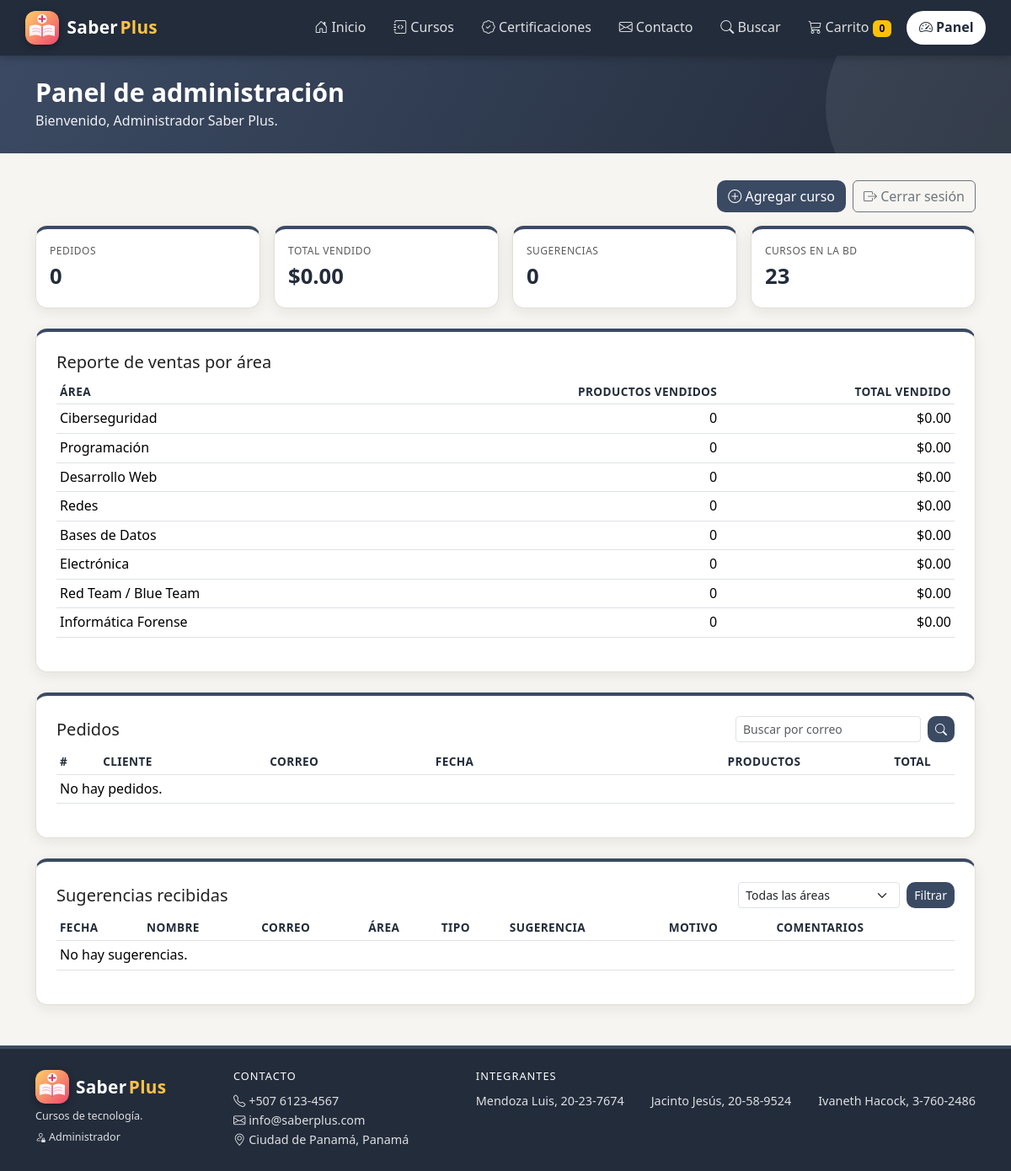
Screenshot of /php/panelAdmin.php (signed in) with the database file from the repository.
### tables this page shows
CREATE TABLE areas (
  idArea INT PRIMARY KEY,
  codigo VARCHAR(30) NOT NULL UNIQUE,
  nombre VARCHAR(60) NOT NULL,
  pagina VARCHAR(60) NOT NULL,
  color VARCHAR(10) NOT NULL
);

### php/funciones.php (called while the page is built, shortened)
<?php
function e($texto)
{
    return htmlspecialchars((string) $texto, ENT_QUOTES, "UTF-8");
}

### php/panelAdmin.php (the view, shortened to what this page needs)
<?php
require "conexion.php";
require "funciones.php";
$resumen = $conexion->query("SELECT
    (SELECT COUNT(*) FROM pedidos) AS pedidos,
    (SELECT IFNULL(SUM(total), 0) FROM pedidos) AS ventas,
    (SELECT COUNT(*) FROM contactos) AS sugerencias,
    (SELECT COUNT(*) FROM cursos) AS cursos")->fetch_assoc();
$resultado = $conexion->query("CALL sp_reporteVentas()");
$reporte = $resultado->fetch_all(MYSQLI_ASSOC);
$conexion->next_result();
$buscarCorreo = trim($_GET["correo"] ?? "");
$filtroCorreo = "%" . $buscarCorreo . "%";
$stmt = $conexion->prepare("SELECT p.idPedido, p.nombreCliente, p.correoCliente, p.total, p.fecha, COUNT(d.idDetalle) AS productos
                            FROM pedidos p
                            LEFT JOIN detallePedido d ON d.idPedido = p.idPedido
                            WHERE p.correoCliente LIKE ?
                            GROUP BY p.idPedido
                            ORDER BY p.fecha DESC");
$stmt->bind_param("s", $filtroCorreo);
$stmt->execute();
$pedidos = $stmt->get_result()->fetch_all(MYSQLI_ASSOC);
$areaSugerencia = (int) ($_GET["areaSugerencia"] ?? 0);
$stmt = $conexion->prepare("SELECT c.nombre, c.correo, c.tipo, c.nombreSugerencia, c.motivo, c.comentarios, c.fecha, a.nombre AS area
                            FROM contactos c INNER JOIN areas a ON a.idArea = c.idArea
                            WHERE (? = 0 OR c.idArea = ?)
                            ORDER BY c.fecha DESC");
$stmt->bind_param("ii", $areaSugerencia, $areaSugerencia);
$stmt->execute();
$sugerencias = $stmt->get_result()->fetch_all(MYSQLI_ASSOC);
require "encabezado.php";
?>
<div class="d-flex flex-wrap justify-content-end gap-2 mb-3">
  <a class="btn btnOficial" href="agregarCurso.php"><i class="bi bi-plus-circle"></i> Agregar curso</a>
  <a class="btn btn-outline-secondary" href="cerrarSesion.php"><i class="bi bi-box-arrow-right"></i> Cerrar sesión</a>
</div>
<div class="row g-3 mb-4">
  <div class="col-6 col-lg-3"><div class="tarjetaPes tarjetaResumen p-3"><small>Pedidos</small><strong><?= $resumen["pedidos"] ?></strong></div></div>
  <div class="col-6 col-lg-3"><div class="tarjetaPes tarjetaResumen p-3"><small>Total vendido</small><strong>$<?= number_format($resumen["ventas"], 2) ?></strong></div></div>
  <div class="col-6 col-lg-3"><div class="tarjetaPes tarjetaResumen p-3"><small>Sugerencias</small><strong><?= $resumen["sugerencias"] ?></strong></div></div>
  <div class="col-6 col-lg-3"><div class="tarjetaPes tarjetaResumen p-3"><small>Cursos en la BD</small><strong><?= $resumen["cursos"] ?></strong></div></div>
</div>
<section class="tarjetaPes p-3 p-md-4 mb-4">
  <h2 class="h5">Reporte de ventas por área</h2>
  <div class="table-responsive">
    <table class="table table-sm tablaDatos">
      <thead><tr><th>Área</th><th class="text-end">Productos vendidos</th><th class="text-end">Total vendido</th></tr></thead>
      <tbody>
        <?php foreach ($reporte as $fila): ?>
        <tr><td><?= e($fila["area"]) ?></td><td class="text-end"><?= $fila["productosVendidos"] ?></td><td class="text-end">$<?= number_format($fila["totalVendido"], 2) ?></td></tr>
        <?php endforeach; ?>
      </tbody>
    </table>
  </div>
</section>
<section class="tarjetaPes p-3 p-md-4 mb-4" id="pedidos">
  <div class="d-flex flex-wrap justify-content-between align-items-center gap-2 mb-2">
    <h2 class="h5 mb-0">Pedidos</h2>
    <form action="panelAdmin.php#pedidos" method="get" class="d-flex gap-2">
      <input type="text" class="form-control form-control-sm" name="correo" maxlength="120" value="<?= e($buscarCorreo) ?>" placeholder="Buscar por correo">
      <button type="submit" class="btn btn-sm btnOficial"><i class="bi bi-search"></i></button>
    </form>
  </div>
  <div class="table-responsive">
    <table class="table table-sm align-middle tablaDatos">
      <thead><tr><th>#</th><th>Cliente</th><th>Correo</th><th>Fecha</th><th class="text-end">Productos</th><th class="text-end">Total</th><th></th></tr></thead>
      <tbody>
        <?php if (count($pedidos) == 0): ?>
          <tr><td colspan="7" class="textoSuave">No hay pedidos.</td></tr>
        <?php endif; ?>
      </tbody>
    </table>
  </div>
</section>
<section class="tarjetaPes p-3 p-md-4" id="sugerencias">
  <div class="d-flex flex-wrap justify-content-between align-items-center gap-2 mb-2">
    <h2 class="h5 mb-0">Sugerencias recibidas</h2>
    <form action="panelAdmin.php#sugerencias" method="get" class="d-flex gap-2">
      <select class="form-select form-select-sm" name="areaSugerencia">
        <option value="0">Todas las áreas</option>
      </select>
      <button type="submit" class="btn btn-sm btnOficial">Filtrar</button>
    </form>
  </div>
  <div class="table-responsive">
    <table class="table table-sm tablaDatos">
      <thead><tr><th>Fecha</th><th>Nombre</th><th>Correo</th><th>Área</th><th>Tipo</th><th>Sugerencia</th><th>Motivo</th><th>Comentarios</th></tr></thead>
      <tbody>
        <?php if (count($sugerencias) == 0): ?>
          <tr><td colspan="8" class="textoSuave">No hay sugerencias.</td></tr>
        <?php endif; ?>
      </tbody>
    </table>
  </div>
</section>
<?php require "pie.php"; ?>

### css/estilo.css (style rules this page uses)
:root { --fondoPagina: #f7f5f1; --textoPrincipal: #222222; --textoSecundario: #5a5a5a; --bordeSuave: #e3dfd7; --nivelPrincipiante: #2f6b3f; --nivelIntermedio: #2b4f7a; --nivelAvanzado: #7a2e2e; --sombraSuave: 0 4px 16px rgba(30, 20, 10, 0.08); --sombraFuerte: 0 10px 28px rgba(30, 20, 10, 0.16); }
body { font-family: "Segoe UI", Arial, Helvetica, sans-serif; background: var(--fondoPagina); color: var(--textoPrincipal); line-height: 1.6; }
.textoSuave { color: var(--textoSecundario); }
.tarjetaPes { background: #fff; border: 1px solid var(--bordeSuave); border-top: 4px solid var(--colorArea, var(--colorTema)); border-radius: 14px; box-shadow: var(--sombraSuave); transition: transform .2s, box-shadow .2s; position: relative; }
.btnOficial { background: var(--colorTema); color: #fff; border-radius: 10px; }
.tablaDatos th { color: var(--colorTemaOscuro); font-size: .85rem; text-transform: uppercase; letter-spacing: .4px; }
.tarjetaResumen { display: flex; flex-direction: column; }
.tarjetaResumen small { color: var(--textoSecundario); text-transform: uppercase; letter-spacing: .5px; font-size: .75rem; }
.tarjetaResumen strong { font-size: 1.6rem; color: var(--colorTemaOscuro); }

### rows the page displays
areas: nombre "Ciberseguridad", productosVendidos "0", totalVendido "0.00"
areas: nombre "Programación", productosVendidos "0", totalVendido "0.00"
areas: nombre "Desarrollo Web", productosVendidos "0", totalVendido "0.00"
areas: nombre "Redes", productosVendidos "0", totalVendido "0.00"
areas: nombre "Bases de Datos", productosVendidos "0", totalVendido "0.00"
areas: nombre "Electrónica", productosVendidos "0", totalVendido "0.00"
areas: nombre "Red Team / Blue Team", productosVendidos "0", totalVendido "0.00"
areas: nombre "Informática Forense", productosVendidos "0", totalVendido "0.00"

### other values shown
cantidadCarrito() "0"
$tituloPagina "Panel de administración"
$subtituloPagina "Bienvenido, Administrador Saber Plus."
$resumen["pedidos"] "0"
$resumen["ventas"] "0.00"
$resumen["sugerencias"] "0"
$resumen["cursos"] "23"
